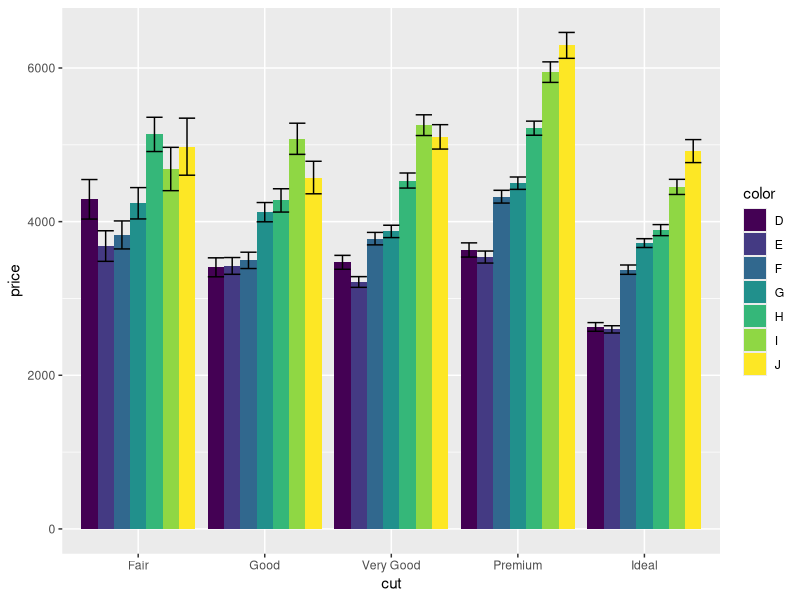
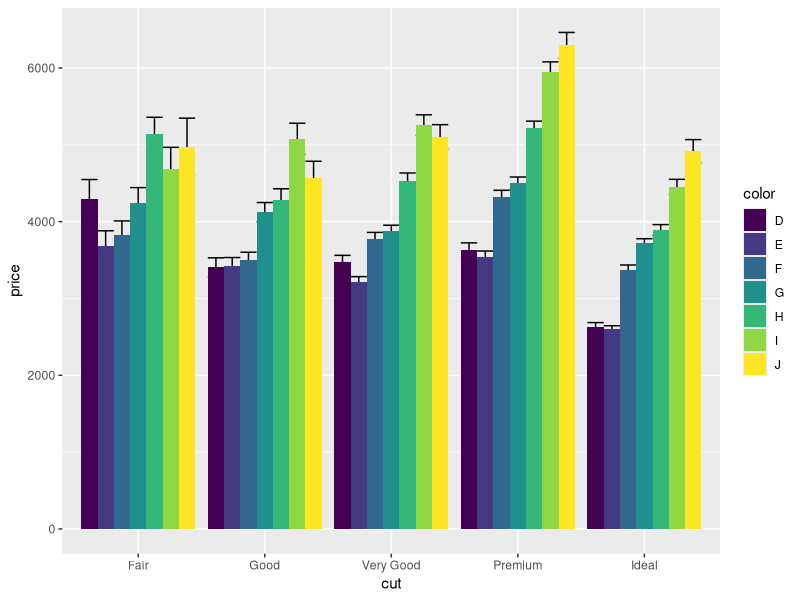
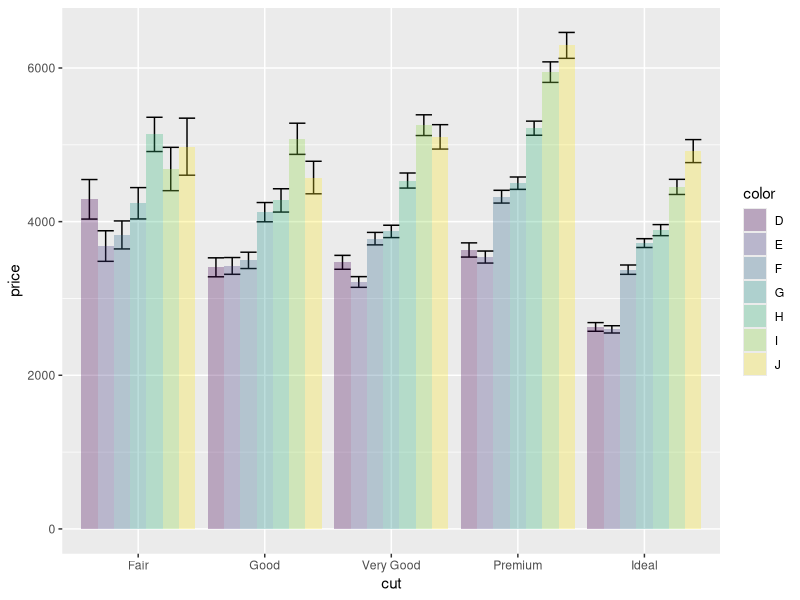

Recreate these plots in R, in order. (Note: this script raises an error after producing the figures.)
## ---- chunk 1
library(ggplot2)
ggplot(diamonds, aes(cut, price, fill = color)) +
    stat_summary(geom = "bar", fun = mean, position = "dodge") +
    stat_summary(geom = "errorbar", fun.data = mean_se, position = "dodge")
## ---- chunk 2
ggplot(diamonds, aes(cut, price, fill = color)) +
    stat_summary(geom = "errorbar", fun.data = mean_se, position = "dodge") +
    stat_summary(geom = "bar", fun = mean, position = "dodge") 
## ---- chunk 3
ggplot(diamonds, aes(cut, price, fill = color)) +
    stat_summary(geom = "errorbar", fun.data = mean_se, position = "dodge") +
    stat_summary(geom = "bar", fun = mean, position = "dodge", alpha=0.3) 
## ---- chunk 4
GeomErrorbar$draw_panel
## ---- chunk 5
GeomErrorbarUpper <- ggproto('GeomErrorbarUpper', GeomErrorbar,
       draw_panel = function(data, panel_params, coord, width = NULL, flipped_aes = FALSE) {
         data <- flip_data(data, flipped_aes)
         x <- as.vector(rbind(data$xmin, data$xmax, NA, data$x,    data$x  ,NA, NA, NA ))
         y <- as.vector(rbind(data$ymax, data$ymax, NA, data$ymax, data$y ,NA, NA, NA))
         data <- ggplot2:::new_data_frame(list(
           x = x,
           y = y,
           colour = rep(data$colour, each = 8),
           alpha = rep(data$alpha, each = 8),
           size = rep(data$size, each = 8),
           linetype = rep(data$linetype, each = 8),
           group = rep(1:(nrow(data)), each = 8),
           row.names = 1:(nrow(data) * 8)
         ))
         data <- flip_data(data, flipped_aes)
         GeomPath$draw_panel(data, panel_params, coord)
       }                           
)
## ---- chunk 6
dp <- as.list(GeomErrorbar)$draw_panel
as.list(body(dp))
body(dp)[[4]] <- quote( y <- as.vector(rbind(data$ymax, data$ymax, NA, data$ymax, data$y ,NA, NA, NA)) )

GeomErrorbarUpper <- ggproto('GeomErrorbarUpper', GeomErrorbar,
                             draw_panel = dp )
## ---- chunk 7
ggplot(diamonds, aes(cut, price, fill = color)) +
  stat_summary(geom = "bar", fun = mean, position = "dodge") +
  stat_summary(geom = "ErrorbarUpper", fun.data = mean_se, position = "dodge")
